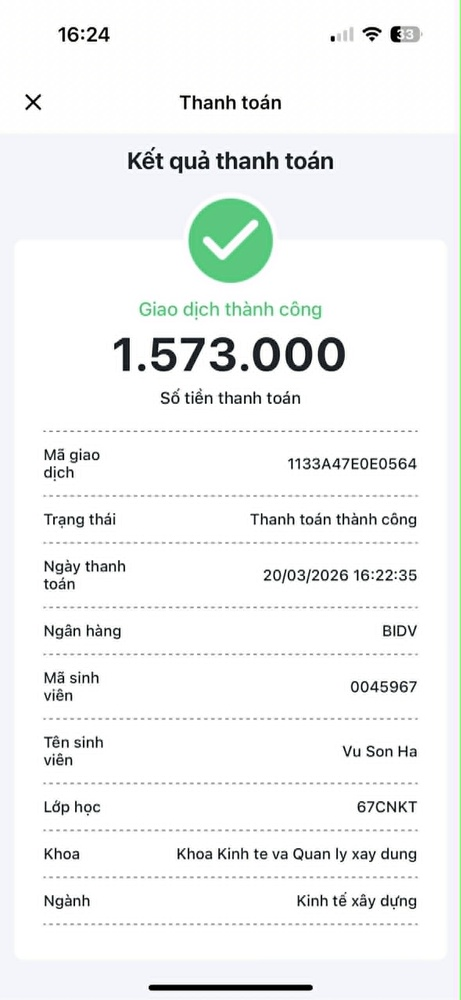
#> input picture ai_service/data_train/BIDV/d0c04296-0bcd-4bc6-9d92-2666a0971b56.jpg, 461 x 1000 px, shrunk from 1179 x 2556 before the run
$ python -i receipt_layout.py   (imports and definitions only)
#> lines starting #> are read from the running program, lines starting #| are printed output that depends on the picture
#> further down, picture is the input picture: PIL image 461x1000 RGB; mean R, G, B 242.2, 244.2, 243.8
"""Cắt vùng header / body / footer trên ảnh hóa đơn full."""

from __future__ import annotations

from dataclasses import dataclass

from PIL import Image


@dataclass(frozen=True)
class ReceiptRegions:
    full: Image.Image
    header: Image.Image
    body: Image.Image
    footer: Image.Image


def split_receipt_regions(
    img: Image.Image,
    *,
    header_ratio: float = 0.18,
    footer_ratio: float = 0.28,
) -> ReceiptRegions:
    """Heuristic layout bill VN: tên cửa hàng trên, món giữa, tổng tiền dưới."""
#> called with header_ratio = 0.18, footer_ratio = 0.28
    w, h = img.size
#> w = 461; h = 1000
    y_header = int(h * header_ratio)
#> y_header = 180
    y_footer = int(h * (1.0 - footer_ratio))
#> y_footer = 720
    y_footer = max(y_header + 8, min(y_footer, h - 8))

    header = img.crop((0, 0, w, y_header))
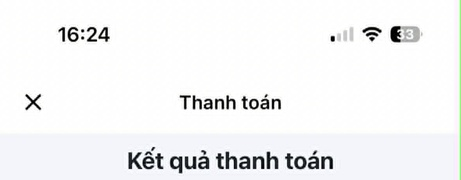
#> header: PIL image 461x180 RGB; mean R, G, B 243.5, 244.1, 244.8
    body = img.crop((0, y_header, w, y_footer))
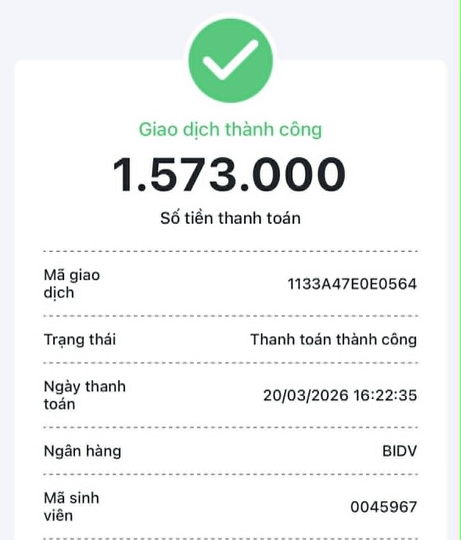
#> body: PIL image 461x540 RGB; mean R, G, B 240.6, 243.8, 242.5
    footer = img.crop((0, y_footer, w, h))
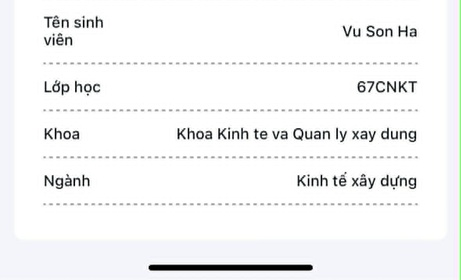
#> footer: PIL image 461x280 RGB; mean R, G, B 244.4, 244.9, 245.5
    return ReceiptRegions(full=img, header=header, body=body, footer=footer)


def body_line_strips(
    body: Image.Image,
    *,
    max_lines: int = 3,
    strip_h: int = 36,
    gap: int = 4,
) -> list[Image.Image]:
    """Lấy N dải ngang đầu body làm ứng viên dòng món hàng."""
    w, h = body.size
    if h < strip_h:
        return [body]
    strips: list[Image.Image] = []
    y = 0
    while y + strip_h <= h and len(strips) < max_lines:
        strips.append(body.crop((0, y, w, y + strip_h)))
        y += strip_h + gap
    return strips or [body]

>>> from PIL import Image
>>> picture = Image.open('../data_train/BIDV/d0c04296-0bcd-4bc6-9d92-2666a0971b56.jpg')
>>> result = split_receipt_regions(picture)
